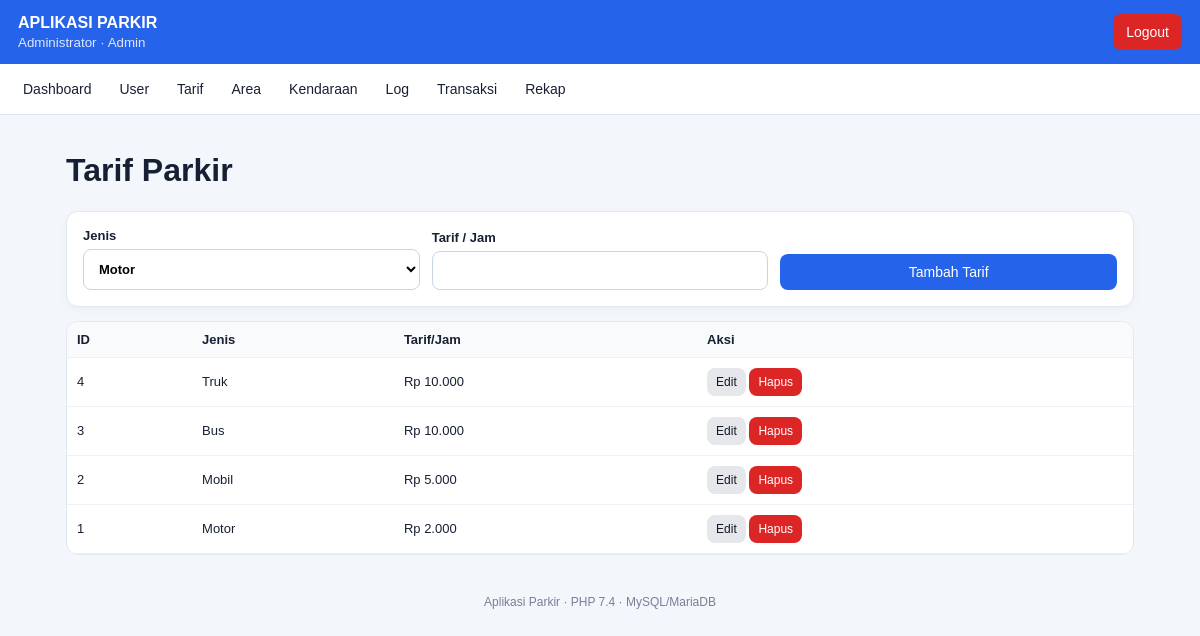
The app's page /index.php?page=tariffs (signed in) with its own data.
### tables this page shows
CREATE TABLE tarif_parkir (
  id_tarif INT UNSIGNED AUTO_INCREMENT PRIMARY KEY,
  jenis_kendaraan VARCHAR(20) NOT NULL UNIQUE,
  tarif_per_jam INT UNSIGNED NOT NULL
);

### config/auth.php (called while the page is built, shortened)
<?php
function currentUser(): ?array
{
    return $_SESSION['user'] ?? null;
}

### controllers/AppController.php (called while the page is built, shortened)
<?php
class AppController
{
    private $model;
    public function __construct(Model $model)
    {
        $this->model = $model;
    }
    public function data(string $page): array
    {
        $data = array();
        switch ($page) {
            case 'tariffs':
                $data['items'] = $this->model->tariffs();
                $editId = (int)($_GET['edit'] ?? 0); $data['edit'] = null; foreach ($data['items'] as $row) if ((int)$row['id_tarif'] === $editId) { $data['edit'] = $row; break; }
                break;
        }
        return $data;
    }
}

### models/Model.php (called while the page is built, shortened)
<?php
class Model
{
    private $db;
    public function __construct(PDO $pdo)
    {
        $this->db = $pdo;
    }
    public function all(string $table): array
    {
        $allowed = array('users','area_parkir','tarif_parkir','kendaraan');
        return $this->db->query("SELECT * FROM {$table} ORDER BY 1 DESC")->fetchAll();
    }
    public function tariffs(): array { return $this->all('tarif_parkir'); }
}

### views/tariffs.php (the view, shortened to what this page needs)
<?php $e=$data['edit']; ?>
<h1>Tarif Parkir</h1>
<div class="panel"><form method="post" action="index.php?action=tarif_save" class="grid-form">
<label>Jenis<select name="jenis_kendaraan"><?php foreach(array('Motor','Mobil','Bus','Truk') as $jenis): ?><option value="<?= $jenis ?>" <?= (($e['jenis_kendaraan'] ?? '')===$jenis?'selected':'') ?>><?= $jenis ?></option><?php endforeach; ?></select></label><label>Tarif / Jam<input type="number" name="tarif_per_jam" min="0" value="<?= $e['tarif_per_jam'] ?? '' ?>" required></label><button class="btn primary"><?= $e ? 'Simpan Perubahan' : 'Tambah Tarif' ?></button><?php if($e): ?><a class="btn" href="index.php?page=tariffs">Batal</a><?php endif; ?>
</form></div>
<div class="table-wrap"><table><thead><tr><th>ID</th><th>Jenis</th><th>Tarif/Jam</th><th>Aksi</th></tr></thead><tbody>
<?php foreach ($data['items'] as $r): ?><tr><td><?= $r['id_tarif'] ?></td><td><?= htmlspecialchars($r['jenis_kendaraan']) ?></td><td>Rp <?= number_format($r['tarif_per_jam'],0,',','.') ?></td><td><a class="btn small" href="index.php?page=tariffs&edit=<?= $r['id_tarif'] ?>">Edit</a> <form class="inline" method="post" action="index.php?action=tarif_delete" onsubmit="return confirm('Hapus tarif?')"><input type="hidden" name="id_tarif" value="<?= $r['id_tarif'] ?>"><button class="btn danger small">Hapus</button></form></td></tr><?php endforeach; ?>
</tbody></table></div>

### index.php (shortened to what this page needs)
<?php
require __DIR__ . '/config/database.php';
require __DIR__ . '/config/auth.php';
require __DIR__ . '/models/Model.php';
require __DIR__ . '/controllers/AppController.php';
$model = new Model($pdo);
$app = new AppController($model);
$app->handle();
$page = $_GET['page'] ?? (isLoggedIn() ? 'dashboard' : 'login');
$data = $app->data($page);
$view = __DIR__ . '/views/' . $page . '.php';
if ($page !== 'login') require __DIR__ . '/views/header.php';
require $view;
if ($page !== 'login') require __DIR__ . '/views/footer.php';

### views/header.php (shortened to what this page needs)
<?php $user = currentUser(); ?>
<!doctype html>
<html lang="id">
<head>
<link rel="stylesheet" href="assets/style.css">
</head>
<body>
<header class="topbar">
    <div><strong>APLIKASI PARKIR</strong><small><?= htmlspecialchars($user['nama']) ?> · <?= htmlspecialchars(ucfirst($user['role'])) ?></small></div>
    <a class="btn danger" href="index.php?action=logout">Logout</a>
</header>
<nav class="nav">
    <a href="index.php">Dashboard</a>
    <?php if ($user['role'] === 'admin'): ?>
        <a href="index.php?page=users">User</a>
        <a href="index.php?page=tariffs">Tarif</a>
        <a href="index.php?page=areas">Area</a>
        <a href="index.php?page=vehicles">Kendaraan</a>
        <a href="index.php?page=activity">Log</a>
    <?php endif; ?>
    <?php if (in_array($user['role'], array('petugas','admin'), true)): ?><a href="index.php?page=parking">Transaksi</a><?php endif; ?>
    <?php if (in_array($user['role'], array('owner','admin'), true)): ?><a href="index.php?page=report">Rekap</a><?php endif; ?>
</nav>
<main class="container">

### views/footer.php
</main>
<footer class="footer">Aplikasi Parkir · PHP 7.4 · MySQL/MariaDB</footer>
</body>
</html>

### assets/style.css (style rules this page uses)
* { box-sizing:border-box }
body { margin:0;font-family:Arial,Helvetica,sans-serif;background:#f3f6fb;color:#172033 }
a { text-decoration:none;color:inherit }
.topbar { background:#2563eb;color:#fff;padding:14px 18px;display:flex;align-items:center;justify-content:space-between;gap:10px }
.topbar small { display:block;opacity:.85;margin-top:3px }
.nav { display:flex;gap:6px;overflow-x:auto;background:#fff;padding:8px 12px;border-bottom:1px solid #dde4ef }
.nav a { padding:9px 11px;border-radius:8px;white-space:nowrap;font-size:14px }
.container { max-width:1100px;margin:auto;padding:16px }
.footer { text-align:center;color:#758198;font-size:12px;padding:24px }
.card,.panel { background:#fff;border:1px solid #e2e8f0;border-radius:12px;padding:16px;box-shadow:0 2px 8px rgba(0,0,0,.04) }
.panel { margin:14px 0 }
.grid-form { display:grid;grid-template-columns:repeat(auto-fit,minmax(180px,1fr));gap:12px;align-items:end }
label { font-size:13px;font-weight:bold }
input,select { display:block;width:100%;margin-top:6px;padding:11px;border:1px solid #cbd5e1;border-radius:8px;background:#fff;font:inherit }
.btn { display:inline-block;border:0;border-radius:8px;padding:10px 13px;background:#e5e7eb;color:#111827;cursor:pointer;font-size:14px }
.btn.primary { background:#2563eb;color:#fff }
.btn.danger { background:#dc2626;color:#fff }
.btn.small { padding:7px 9px;font-size:12px }
.inline { display:inline }
.table-wrap { overflow-x:auto;background:#fff;border:1px solid #e2e8f0;border-radius:12px }
.table-wrap table { border-collapse:collapse;width:100%;min-width:650px }
.table-wrap th,.table-wrap td { padding:10px;border-bottom:1px solid #edf1f6;text-align:left;font-size:13px }
.table-wrap th { background:#f8fafc }

### records on screen
tarif_parkir: id_tarif "4", jenis_kendaraan "Truk", tarif_per_jam "10.000"
tarif_parkir: id_tarif "3", jenis_kendaraan "Bus", tarif_per_jam "10.000"
tarif_parkir: id_tarif "2", jenis_kendaraan "Mobil", tarif_per_jam "5.000"
tarif_parkir: id_tarif "1", jenis_kendaraan "Motor", tarif_per_jam "2.000"

### other values on screen
$user['nama'] "Administrator"
$user['role'] "Admin"
form field jenis_kendaraan "Motor"
